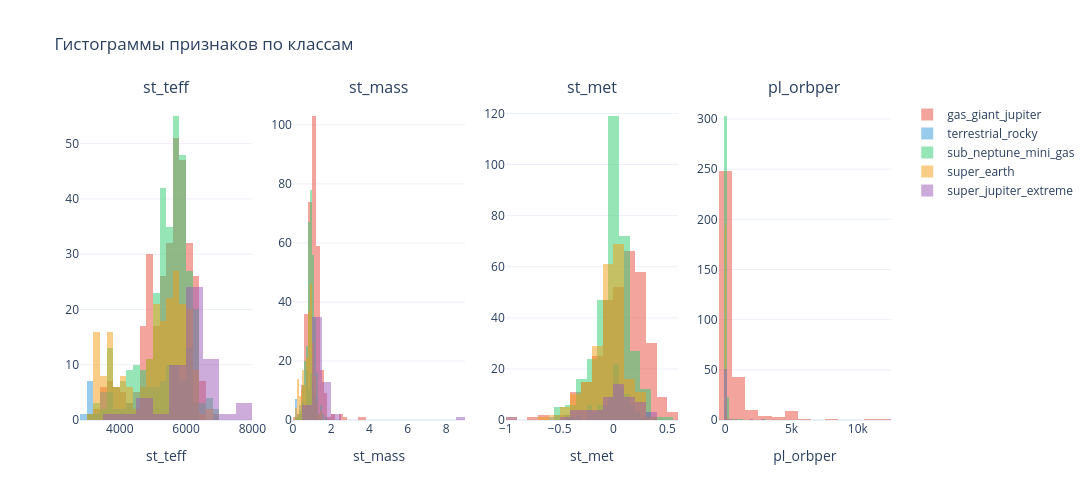

The notebook cell saved with this chart:
### Markdown cell above
### Гистограммы признаков по классам
Что показывает: распределения признаков отдельно для каждого архетипа. Чем меньше перекрытие, тем полезнее признак.

### Code cell
classes = df[TARGET_COLUMN].unique()
fig = make_subplots(rows=1, cols=len(FEATURE_COLUMNS), subplot_titles=FEATURE_COLUMNS)
for i, col in enumerate(FEATURE_COLUMNS):
    for j, cls in enumerate(classes):
        subset = df[df[TARGET_COLUMN] == cls]
        fig.add_trace(go.Histogram(
            x=subset[col], name=cls, marker_color=CLASS_COLORS[j % len(CLASS_COLORS)],
            opacity=0.5, nbinsx=20, showlegend=(i == 0)
        ), row=1, col=i + 1)
    fig.update_xaxes(title_text=col, row=1, col=i + 1)

fig.update_layout(
    title_text='Гистограммы признаков по классам',
    barmode='overlay', template=PLOT_TEMPLATE,
    height=500, width=1200
)
fig.show()

### Figure 1 — Plotly figure (JSON) as saved in the notebook; plotly's stock layout.template omitted (floating-point values rounded to 4 significant figures; data arrays with more than 128 entries replaced by an {"elided": "..."} marker saying what was removed)
{"data": [{"marker": {"color": "#e74c3c"}, "name": "gas_giant_jupiter", "nbinsx": 20, "opacity": 0.5, "showlegend": true, "type": "histogram", "x": {"elided": "321 float values"}, "xaxis": "x", "yaxis": "y"}, {"marker": {"color": "#3498db"}, "name": "terrestrial_rocky", "nbinsx": 20, "opacity": 0.5, "showlegend": true, "type": "histogram", "x": [5772.0, 6366.0, 4612.0, 4316.0, 5776.0, 4769.0, 3024.0, 5545.0, 6170.0, 6118.0, 4970.0, 6014.0, 6132.0, 3151.0, 5558.0, 3458.0, 5897.0, 4684.0, 4817.0, 5097.0, 6299.0, 4557.0, 6138.0, 5838.0, 6040.0, 5858.0, 5700.0, 3075.0, 4904.0, 5973.0, 5282.0, 6023.0, 5592.0, 5487.0, 4640.0, 5770.0, 5685.0, 5334.0, 5271.0, 3623.0, 4239.0, 5564.0, 4939.0, 3460.0, 6004.0, 5564.0, 5715.0, 5256.0, 5239.0, 6197.0, 4372.0, 3420.0, 3030.0, 6167.0, 3803.0, 5688.0, 4089.0, 3505.0, 5345.0, 5693.0, 3748.0, 6191.0, 4796.0, 3678.0, 5418.0, 5046.0, 5618.0, 5009.0, 3195.0, 5046.0, 5550.0, 3192.0, 3247.0, 4106.0, 5564.0, 3964.0, 6078.0, 4884.0, 5847.0, 3471.0, 4951.0, 5961.0, 6377.0, 5372.0, 5661.0, 6011.0, 4720.0, 5193.0, 5521.0, 3729.0, 5818.0, 3024.0, 3725.0, 5017.0, 4440.0, 2953.0], "xaxis": "x", "yaxis": "y"}, {"marker": {"color": "#2ecc71"}, "name": "sub_neptune_mini_gas", "nbinsx": 20, "opacity": 0.5, "showlegend": true, "type": "histogram", "x": {"elided": "330 float values"}, "xaxis": "x", "yaxis": "y"}, {"marker": {"color": "#f39c12"}, "name": "super_earth", "nbinsx": 20, "opacity": 0.5, "showlegend": true, "type": "histogram", "x": {"elided": "221 float values"}, "xaxis": "x", "yaxis": "y"}, {"marker": {"color": "#9b59b6"}, "name": "super_jupiter_extreme", "nbinsx": 20, "opacity": 0.5, "showlegend": true, "type": "histogram", "x": [4953.0, 6277.0, 6120.0, 5493.0, 6000.0, 5754.0, 7650.0, 6933.0, 4840.0, 6438.0, 6071.0, 6330.0, 6100.0, 6300.0, 5998.0, 6250.0, 6935.0, 5947.0, 4550.0, 6478.0, 6820.0, 6457.0, 6860.0, 6570.0, 5710.0, 6600.0, 6124.0, 6100.0, 6360.0, 5850.0, 6010.0, 5940.0, 6520.0, 7287.0, 6400.0, 6640.0, 5890.0, 6566.0, 6480.0, 6643.0, 6327.0, 6329.0, 5650.0, 7690.0, 6080.0, 5618.0, 6430.0, 4800.0, 6265.0, 4076.0, 3926.0, 6117.0, 6161.0, 6550.0, 5870.0, 7930.0], "xaxis": "x", "yaxis": "y"}, {"marker": {"color": "#e74c3c"}, "name": "gas_giant_jupiter", "nbinsx": 20, "opacity": 0.5, "showlegend": false, "type": "histogram", "x": {"elided": "321 float values"}, "xaxis": "x2", "yaxis": "y2"}, {"marker": {"color": "#3498db"}, "name": "terrestrial_rocky", "nbinsx": 20, "opacity": 0.5, "showlegend": false, "type": "histogram", "x": [0.999, 1.26, 0.74, 0.647, 1.01, 0.799, 0.12, 0.9, 1.21, 1.11, 0.996, 1.09, 1.2, 0.142, 0.79, 0.381, 1.026, 0.67, 0.8, 0.82, 1.22, 0.72, 1.17, 1.02, 0.984, 1.0, 1.003, 0.23, 0.745, 1.11, 0.82, 1.03, 0.95, 0.94, 0.73, 1.0, 1.02, 0.89, 0.83, 0.33, 0.611, 0.94, 0.79, 0.385, 1.071, 0.94, 1.0, 0.7, 0.84, 1.198, 0.73, 0.4, 0.171, 1.15, 0.439, 0.99, 0.59, 0.342, 0.88, 0.911, 0.544, 1.24, 0.77, 0.51, 0.91, 0.758, 0.97, 0.797, 0.162, 0.758, 0.94, 0.168, 0.269, 0.62, 0.94, 0.55, 1.12, 0.777, 1.057, 0.358, 0.8, 1.14, 1.25, 0.832, 0.964, 1.09, 0.7448, 0.82, 0.93, 0.52, 1.12, 0.12, 0.52, 0.76, 0.74, 0.12], "xaxis": "x2", "yaxis": "y2"}, {"marker": {"color": "#2ecc71"}, "name": "sub_neptune_mini_gas", "nbinsx": 20, "opacity": 0.5, "showlegend": false, "type": "histogram", "x": {"elided": "330 float values"}, "xaxis": "x2", "yaxis": "y2"}, {"marker": {"color": "#f39c12"}, "name": "super_earth", "nbinsx": 20, "opacity": 0.5, "showlegend": false, "type": "histogram", "x": {"elided": "221 float values"}, "xaxis": "x2", "yaxis": "y2"}, {"marker": {"color": "#9b59b6"}, "name": "super_jupiter_extreme", "nbinsx": 20, "opacity": 0.5, "showlegend": false, "type": "histogram", "x": [0.839, 1.257, 1.33, 1.0, 1.08, 0.81, 1.72, 1.52, 1.08, 1.415, 1.299, 1.259, 1.08, 1.18, 1.07, 1.2, 1.41, 1.166, 1.31, 1.64, 2.22, 1.36, 1.572, 1.79, 0.96, 1.33, 1.156, 1.87, 1.46, 1.041, 1.33, 1.289, 1.14, 1.661, 1.62, 1.73, 1.318, 1.42, 1.271, 1.4, 1.54, 1.458, 1.02, 1.9, 1.03, 0.846, 0.94, 1.19, 1.325, 1.05, 8.76, 1.312, 1.538, 2.28, 1.08, 1.78], "xaxis": "x2", "yaxis": "y2"}, {"marker": {"color": "#e74c3c"}, "name": "gas_giant_jupiter", "nbinsx": 20, "opacity": 0.5, "showlegend": false, "type": "histogram", "x": {"elided": "321 float values"}, "xaxis": "x3", "yaxis": "y3"}, {"marker": {"color": "#3498db"}, "name": "terrestrial_rocky", "nbinsx": 20, "opacity": 0.5, "showlegend": false, "type": "histogram", "x": [0.0, 0.12, 0.04, -0.23, 0.05, 0.12, -0.25, -0.13, 0.0, 0.0, 0.32, 0.02, 0.14, -0.18, -0.37, 0.1, 0.02, -0.2, 0.05, -0.01, 0.03, -0.06, 0.12, 0.01, -0.44, -0.12, 0.16, 0.3, 0.0, 0.15, -0.19, -0.13, 0.03, 0.13, 0.003, 0.03, 0.12, 0.02, -0.06, 0.068, -0.22, 0.06, -0.02, 0.07, 0.07, 0.06, 0.05, -0.11, -0.04, -0.32, 0.2, -0.1, 0.164, 0.01, -0.43, 0.03, 0.31, -0.12, 0.01, -0.24, 0.16, 0.26, -0.03, 0.23, 0.09, -0.55, 0.08, 0.16, -0.56, -0.55, 0.05, -0.02, -0.32, -0.06, 0.06, -0.25, 0.04, 0.02, 0.11, 0.0, -0.02, 0.19, 0.02, -0.02, 0.1, 0.03, -0.06, -0.11, 0.01, 0.06, 0.23, -0.25, -0.03, -0.02, 0.12, -0.08], "xaxis": "x3", "yaxis": "y3"}, {"marker": {"color": "#2ecc71"}, "name": "sub_neptune_mini_gas", "nbinsx": 20, "opacity": 0.5, "showlegend": false, "type": "histogram", "x": {"elided": "330 float values"}, "xaxis": "x3", "yaxis": "y3"}, {"marker": {"color": "#f39c12"}, "name": "super_earth", "nbinsx": 20, "opacity": 0.5, "showlegend": false, "type": "histogram", "x": {"elided": "221 float values"}, "xaxis": "x3", "yaxis": "y3"}, {"marker": {"color": "#9b59b6"}, "name": "super_jupiter_extreme", "nbinsx": 20, "opacity": 0.5, "showlegend": false, "type": "histogram", "x": [0.22, 0.199, 0.26, 0.07, -0.01, 0.27, 0.2, -0.05, -0.06, 0.09, -0.02, 0.07, -0.27, -0.17, 0.09, -0.5, -0.34, 0.07, 0.11, -0.06, 0.07, 0.11, 0.317, -0.13, 0.0, -0.31, 0.016, -0.35, -0.01, -0.103, 0.26, 0.14, -0.05, 0.3, 0.0, 0.14, 0.1, 0.0, -0.03, 0.0, 0.0, 0.366, 0.14, 0.09, 0.22, -0.22, -0.08, 0.1, 0.12, -0.91, -0.25, 0.25, -0.18, -0.25, -0.36, 0.041], "xaxis": "x3", "yaxis": "y3"}, {"marker": {"color": "#e74c3c"}, "name": "gas_giant_jupiter", "nbinsx": 20, "opacity": 0.5, "showlegend": false, "type": "histogram", "x": {"elided": "321 float values"}, "xaxis": "x4", "yaxis": "y4"}, {"marker": {"color": "#3498db"}, "name": "terrestrial_rocky", "nbinsx": 20, "opacity": 0.5, "showlegend": false, "type": "histogram", "x": [2.763, 1.644, 1.119, 1.915, 3.876, 2.346, 10.35, 1.451, 2.998, 1.878, 7.282, 1.889, 2.761, 2.021, 7.123, 0.5182, 1.48, 12.16, 1.499, 44.2, 1.291, 6.834, 3.785, 29.61, 6.964, 23.98, 7.991, 0.8574, 2.187, 1.341, 1.225, 110.3, 0.7621, 6.47, 7.79, 4.775, 25.52, 0.3653, 4.349, 4.195, 1.386, 2.892, 23.96, 0.7273, 11.92, 3.951, 5.699, 5.314, 1.917, 8.256, 20.36, 7.775, 3.495, 27.48, 2.77, 4.209, 0.7646, 3.931, 3.857, 9.887, 35.23, 6.11, 2.461, 12.74, 3.482, 4.546, 5.495, 8.617, 6.739, 9.74, 0.8132, 9.866, 0.2792, 1.574, 5.101, 1.647, 0.693, 21.8, 9.605, 8.043, 3.516, 3.744, 2.947, 3.525, 4.943, 1.226, 2.081, 14.01, 4.293, 3.822, 7.544, 21.2, 1.606, 3.72, 0.5482, 13.07], "xaxis": "x4", "yaxis": "y4"}, {"marker": {"color": "#2ecc71"}, "name": "sub_neptune_mini_gas", "nbinsx": 20, "opacity": 0.5, "showlegend": false, "type": "histogram", "x": {"elided": "330 float values"}, "xaxis": "x4", "yaxis": "y4"}, {"marker": {"color": "#f39c12"}, "name": "super_earth", "nbinsx": 20, "opacity": 0.5, "showlegend": false, "type": "histogram", "x": {"elided": "221 float values"}, "xaxis": "x4", "yaxis": "y4"}, {"marker": {"color": "#9b59b6"}, "name": "super_jupiter_extreme", "nbinsx": 20, "opacity": 0.5, "showlegend": false, "type": "histogram", "x": [2840.0, 3.105, 3.398, 7.794, 4.154, 3.244, 1.764, 2.486, 6.257, 4.637, 3.302, 3.129, 3.694, 3.752, 2089.0, 3.352, 4.289, 4.438, 6.247, 4.511, 2.692, 3.004, 4.617, 3.853, 4.163, 4.086, 1.645, 2.175, 5.334, 3.653, 2.053, 1.549, 2.056, 3.763, 1.847, 4.81, 4.542, 2.791, 3.331, 4.634, 4.114, 1.81, 2.5, 2.65, 4.457, 150.0, 4.954, 6.203, 1.091, 434.0, 745.7, 4.426, 8.6, 3.735, 2.716, 1.888], "xaxis": "x4", "yaxis": "y4"}], "layout": {"annotations": [{"font": {"size": 16}, "showarrow": false, "text": "st_teff", "x": 0.1062, "xanchor": "center", "xref": "paper", "y": 1, "yanchor": "bottom", "yref": "paper"}, {"font": {"size": 16}, "showarrow": false, "text": "st_mass", "x": 0.3688, "xanchor": "center", "xref": "paper", "y": 1, "yanchor": "bottom", "yref": "paper"}, {"font": {"size": 16}, "showarrow": false, "text": "st_met", "x": 0.6313, "xanchor": "center", "xref": "paper", "y": 1, "yanchor": "bottom", "yref": "paper"}, {"font": {"size": 16}, "showarrow": false, "text": "pl_orbper", "x": 0.8938, "xanchor": "center", "xref": "paper", "y": 1, "yanchor": "bottom", "yref": "paper"}], "barmode": "overlay", "height": 500, "title": {"text": "Гистограммы признаков по классам"}, "width": 1200, "xaxis": {"anchor": "y", "domain": [0, 0.2125], "title": {"text": "st_teff"}}, "xaxis2": {"anchor": "y2", "domain": [0.2625, 0.475], "title": {"text": "st_mass"}}, "xaxis3": {"anchor": "y3", "domain": [0.525, 0.7375], "title": {"text": "st_met"}}, "xaxis4": {"anchor": "y4", "domain": [0.7875, 1], "title": {"text": "pl_orbper"}}, "yaxis": {"anchor": "x", "domain": [0, 1]}, "yaxis2": {"anchor": "x2", "domain": [0, 1]}, "yaxis3": {"anchor": "x3", "domain": [0, 1]}, "yaxis4": {"anchor": "x4", "domain": [0, 1]}}}
